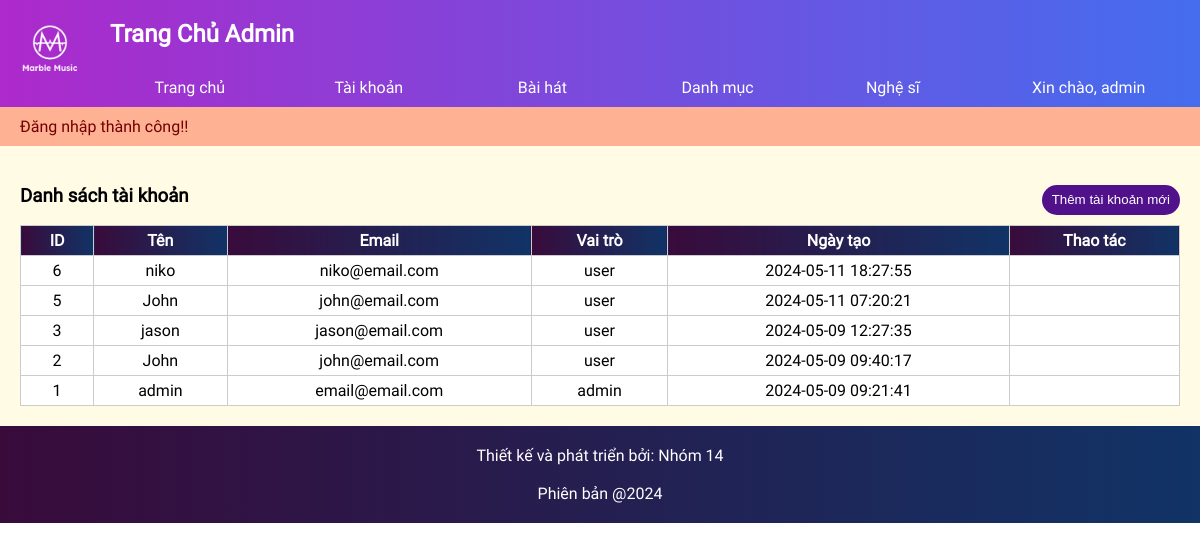
Screenshot of /public/admin/users (signed in) with the database file from the repository.
### tables this page shows
CREATE TABLE `users` (
  `id` int(11) NOT NULL,
  `username` varchar(30) NOT NULL,
  `email` varchar(100) NOT NULL,
  `password` varchar(255) NOT NULL,
  `role` varchar(10) NOT NULL,
  `date` datetime NOT NULL
);

### app/core/functions.php (called while the page is built, shortened)
<?php
function db_connect()
{
    $string = DBDRIVER.":hostname=".DBHOST.";dbname=".DBNAME;
    $con = new PDO($string, DBUSER, DBPASS);
    return $con;
}
function db_query($query, $data = array())
{
    $con = db_connect();
    $stm = $con->prepare($query);
    if($stm)
    {
        $check = $stm->execute($data);
        if($check)
        {
            $result = $stm->fetchAll(PDO::FETCH_ASSOC);
            if(is_array($result) && count($result) > 0)
            {
                return $result;
            }
        }
    }
    return false;
}

### app/pages/admin/users.php (the view, shortened to what this page needs)
<section class="admin-content" style="min-height: 200px;">
    <?php if($action == 'add'):?>
        <div style="max-width: 500px; margin: auto;">
            <form method="POST">
                <h3>Thêm tài khoản mới</h3>
                <input class="form-control my-1" value="<?=set_value('username')?>" type="text" name="username" placeholder="Tên đăng nhập">
                <?php if(!empty($errors['username'])):?>
                    <small class="error"><?=$errors['username']?></small>
                <?php endif;?>
                <input class="form-control my-1" value="<?=set_value('email')?>" type="email" name="email" placeholder="Email">
                <?php if(!empty($errors['email'])):?>
                    <small class="error"><?=$errors['email']?></small>
                <?php endif;?>
                <select name="role" class="form-control my-1">
                    <option value="">--Chọn vai trò--</option>
                    <option <?=set_select('role', 'user')?> value="user">Người dùng</option>
                    <option <?=set_select('role', 'admin')?> value="admin">Admin</option>
                </select>
                <?php if(!empty($errors['role'])):?>
                    <small class="error"><?=$errors['role']?></small>
                <?php endif;?>
                <input class="form-control my-1" value="<?=set_value('password')?>" type="password" name="password" placeholder="Mật khẩu">
                <?php if(!empty($errors['password'])):?>
                    <small class="error"><?=$errors['password']?></small>
                <?php endif;?>
                <input class="form-control my-1" value="<?=set_value('retype_password')?>" type="password" name="retype_password" placeholder="Nhập lại mật khẩu">
                <button class="btn bg-orange">Lưu</button>
                <a href="<?=ROOT?>/admin/users">
                    <button type="button" class="float-end btn">Quay lại</button>
                </a>
            </form>
        </div>
    <?php else:?>
        <?php
            $query = "select * from users order by id desc limit 20";
            $rows = db_query($query);
        ?>
        <h3>Danh sách tài khoản
            <a href="<?=ROOT?>/admin/users/add">
                <button class="float-end btn bg-purple">Thêm tài khoản mới</button>
            </a>
        </h3>
        <table class="table">
            <tr>
                <th>ID</th>
                <th>Tên</th>
                <th>Email</th>
                <th>Vai trò</th>
                <th>Ngày tạo</th>
                <th>Thao tác</th>
            </tr>
            <?php if(!empty($rows)):?>
                <?php foreach($rows as $row):?>
                    <tr>
                        <td><?=$row['id']?></td>
                        <td><?=$row['username']?></td>
                        <td><?=$row['email']?></td>
                        <td><?=$row['role']?></td>
                        <td><?=$row['date']?></td>
                        <td>
                            <a href="<?=ROOT?>/admin/users/edit/<?=$row['id']?>">
                            </a>
                            <a href="<?=ROOT?>/admin/users/delete/<?=$row['id']?>">
                            </a>
                        </td>
                    </tr>
                <?php endforeach;?>
            <?php endif;?>
        </table>
    <?php endif;?>
</section>

### public/assets/css/style.css (style rules this page uses)
* { box-sizing: border-box; }
body a { text-decoration: none; }
.float-end { float: right; }
.btn { border: none; padding: 0px 10px; border-radius: 50px; color: white; background-color: #21137e; cursor: pointer; height: 30px; }
.bg-purple { background-color: #50118b; color: white; }
.admin-content { padding: 20px; background-color: #fffbe5; }
.table { width: 100%; border-collapse: collapse; background-color: white; }
.table th, .table td { border: solid thin #ccc; padding: 5px 10px; text-align: center; }
.table th { background: linear-gradient(to right, #380B3B, #113366);; color: white; }

### rows the page displays
users: id "6", username "niko", email "niko@email.com", role "user", date "2024-05-11 18:27:55"
users: id "5", username "John", email "john@email.com", role "user", date "2024-05-11 07:20:21"
users: id "3", username "jason", email "jason@email.com", role "user", date "2024-05-09 12:27:35"
users: id "2", username "John", email "john@email.com", role "user", date "2024-05-09 09:40:17"
users: id "1", username "admin", email "email@email.com", role "admin", date "2024-05-09 09:21:41"

### other values shown
user('username') "admin"
message('', true) "Đăng nhập thành công!!"
